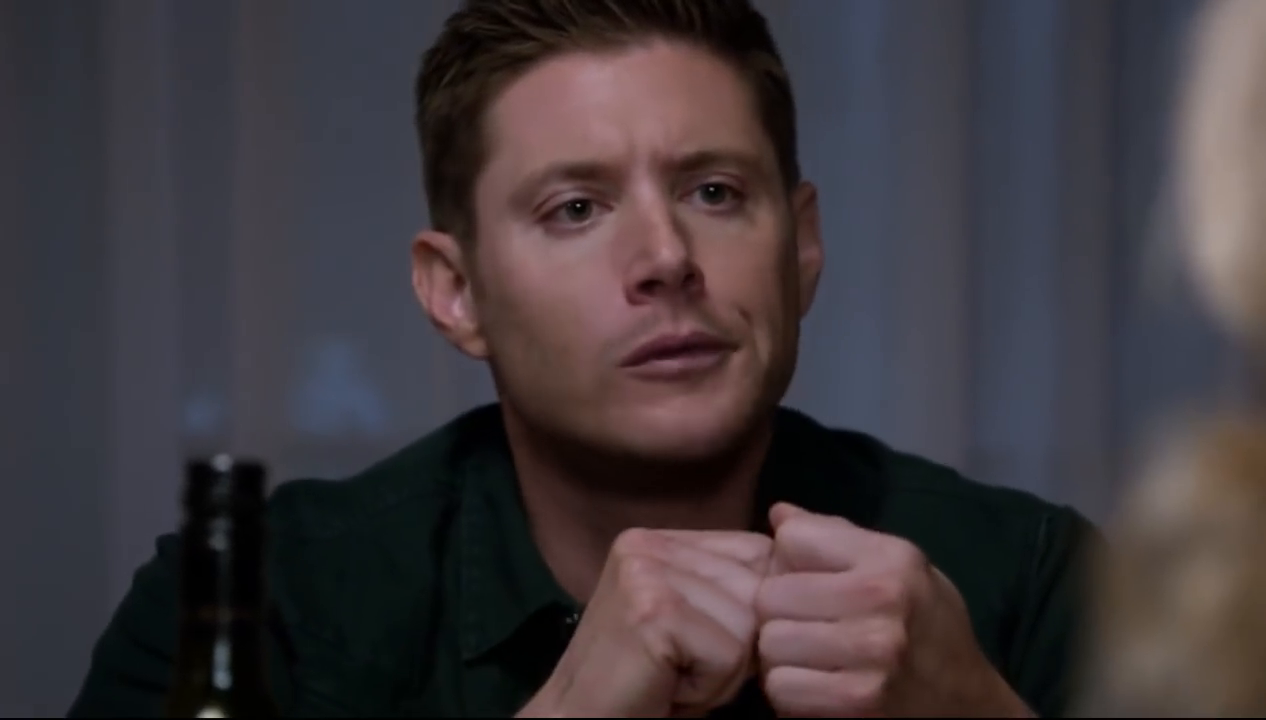
#> input picture frame 38 of spnVideo.mp4, 1266 x 720 px, given in place of video.avi, which was not available
$ python opencv_video.py
#> lines starting #> are read from the running program, lines starting #| are printed output that depends on the picture; pictures that were not available may be replaced by others from this repository, and a replacement may not be noted
import cv2, time, imutils

cap = cv2.VideoCapture('video.avi') # Lendo o video e guardando na variavel cap
i = 0
while(cap.isOpened()):#Enquanto o video esta aberto
    if(i==180):#Controle para executar apenas 180 frames
        break
    ret, frame = cap.read() #Pegando a imagem(frame) atual, o ret e o retorno se conseguiu ou nao ler
#> frame is the input picture: shape (720, 1266, 3); mean B, G, R 60.7, 56.7, 63.5
    gray = cv2.cvtColor(frame, cv2.COLOR_BGR2GRAY) #transformando imagem para tom de Cinza
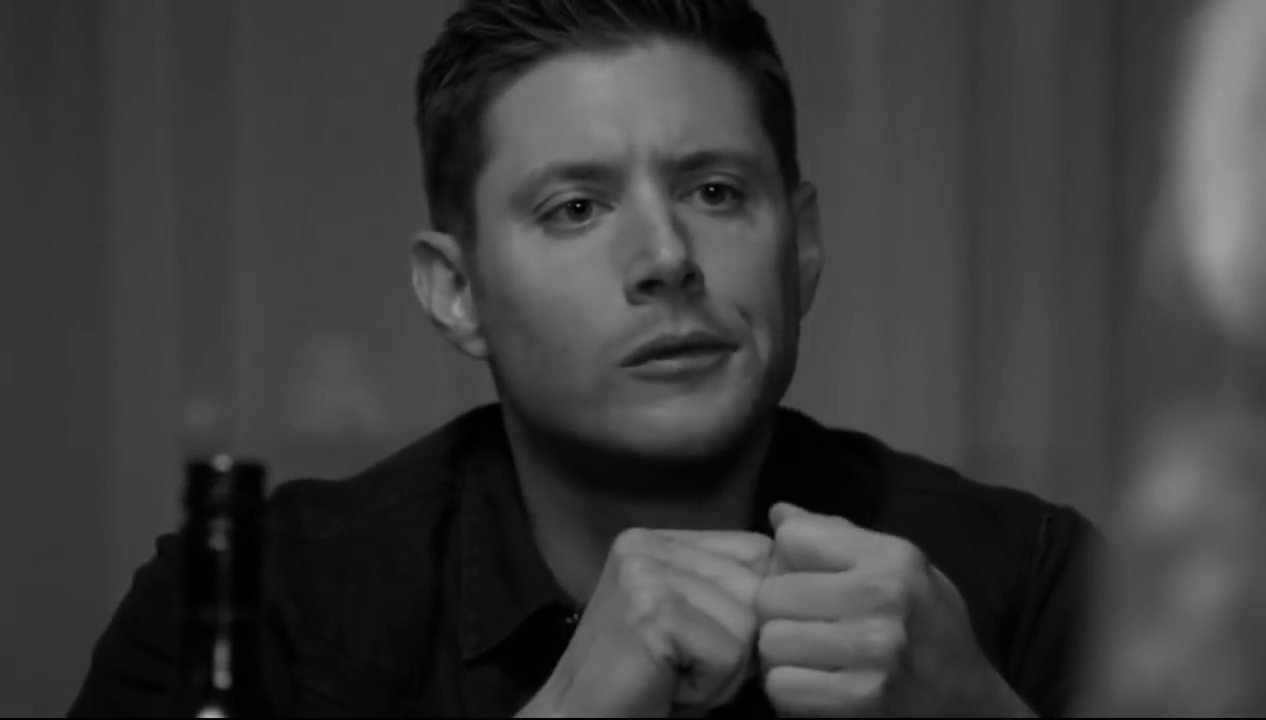
#> gray: shape (720, 1266); min 0, max 167, mean 59.1
    cv2.imshow('Tons de Cinza',gray) #exibindo a imagem em tom de cinza

    '''cv2.waitKey(30) vai esperar pelo menos 30milisegundos antes de continuar
       0xFF == ord('q') se a tecla apertada foi 'q'
       Isso faz com que todo frame aguarde pelo menos 30milisegundos e se apertar q sai do while
    '''
    if cv2.waitKey(30) & 0xFF == ord('q'):
#> (key q is pressed here)
        break
    i+=1

#Para frente irei comentar apenas o que nao foi comentado acima
while(cap.isOpened()):
    if(i==360):
        break
    ret, frame = cap.read()
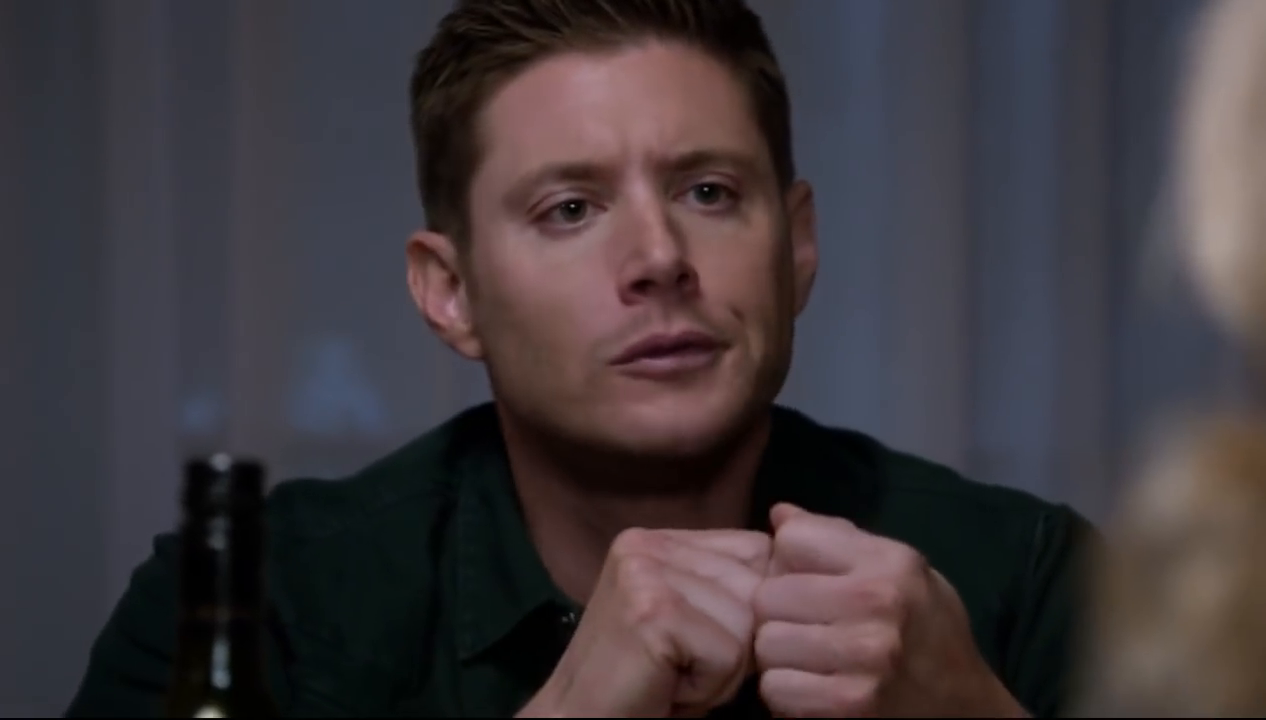
#> input picture frame 39 of spnVideo.mp4, 1266 x 720 px, given in place of video.avi, which was not available
#> frame is the input picture: shape (720, 1266, 3); mean B, G, R 60.6, 56.5, 63.4
#> (the run stopped early here; a loop or call above may not have finished)

$ run again, starting later in the video
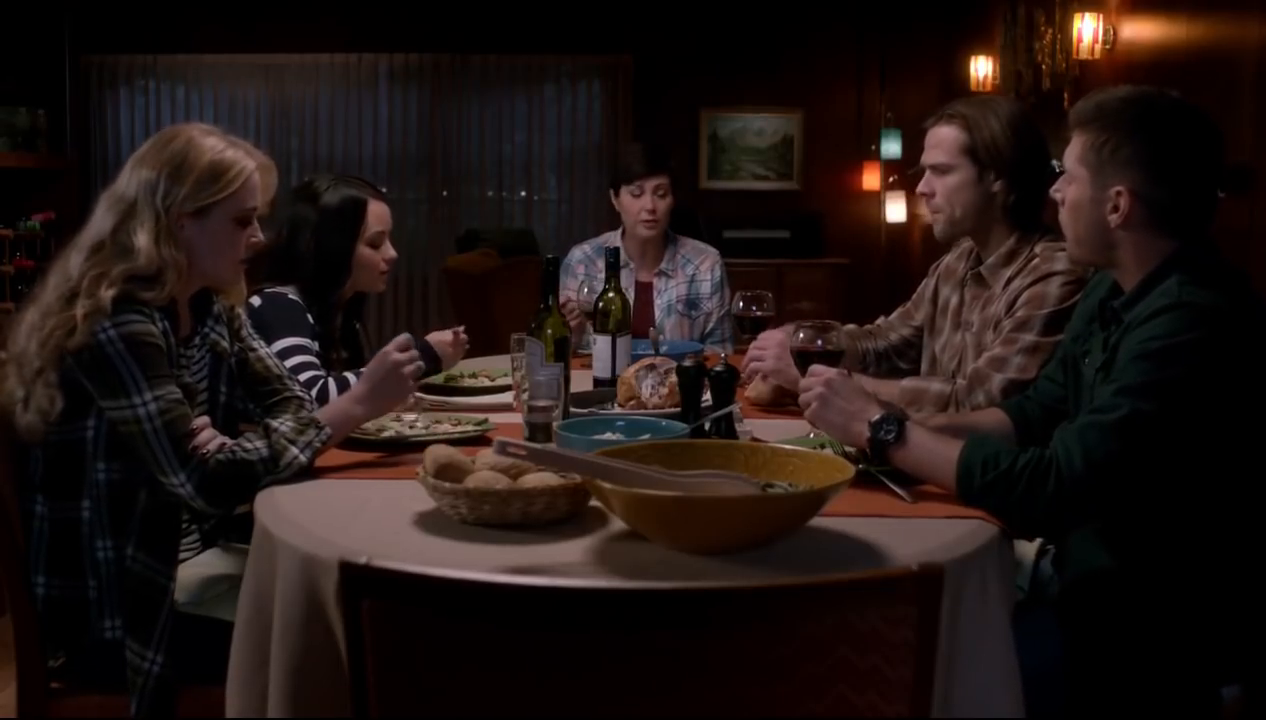
#> input picture frame 171 of spnVideo.mp4, 1266 x 720 px, given in place of video.avi, which was not available
#> frame is the input picture: shape (720, 1266, 3); mean B, G, R 19.2, 21.6, 32.4
#> `gray = cv2.cvtColor(frame, cv2.COLOR_BGR2GRAY)`:
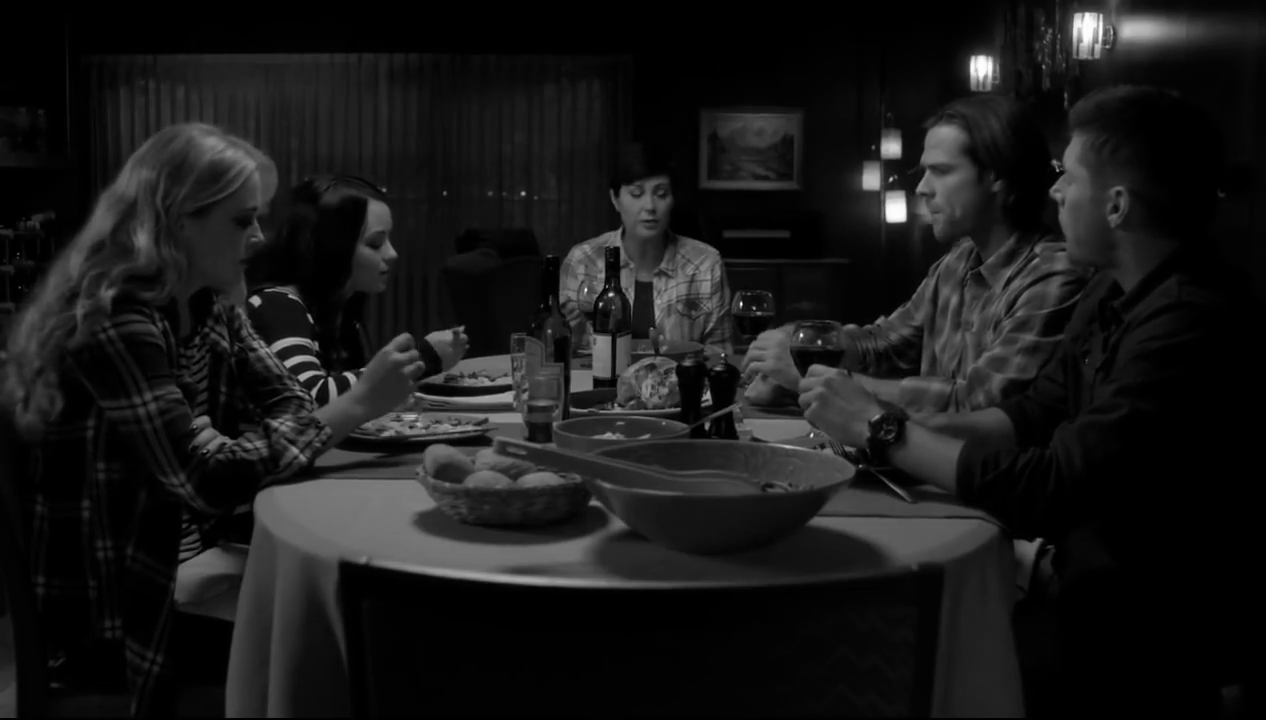
#> gray: shape (720, 1266); min 0, max 255, mean 24.6
